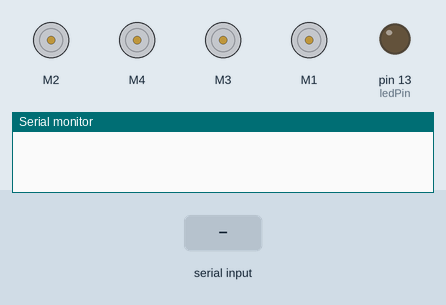
Bench run of a sketch on a simulated Arduino Uno, built with avr-gcc and run on an emulated ATmega328P. On the bench: 4 × DC motor (green arrow = forward, orange = backward, longer = faster), output pins drawn as LEDs (lit = HIGH), the last lines printed to the serial monitor. Inputs (shaded band) come from the test bench.

Above: at 1.2 s.
1.3 s: "f" received over Serial
At 1.9 s:
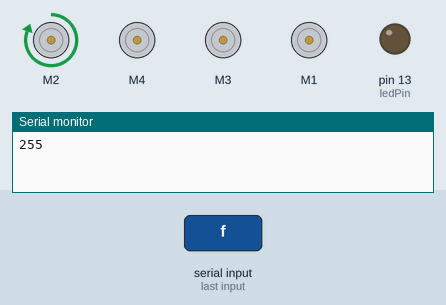
2.8 s: byte 100 ('d') received over Serial
At 3.1 s:
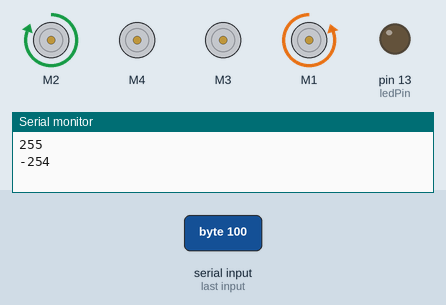
4.3 s: "s" received over Serial
At 5.4 s:
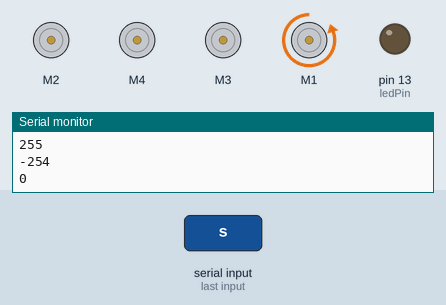
5.8 s: "b" received over Serial
At 6.6 s:
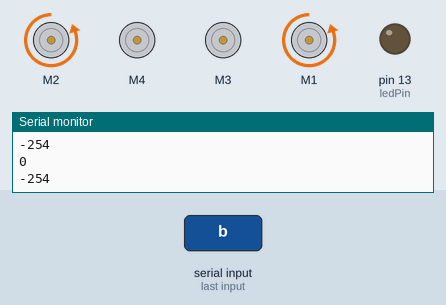
7.3 s: byte 110 ('n') received over Serial
At 7.7 s:
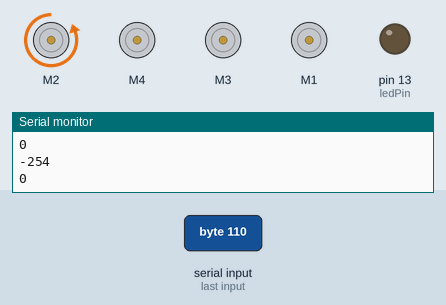
8.8 s: "r" received over Serial
At 10.0 s:
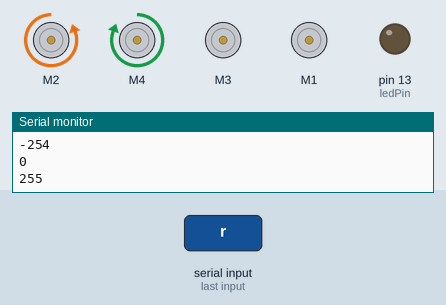
Timing chart, 0 to 11.3 s (numbered marks = the images above; inputs shaded):
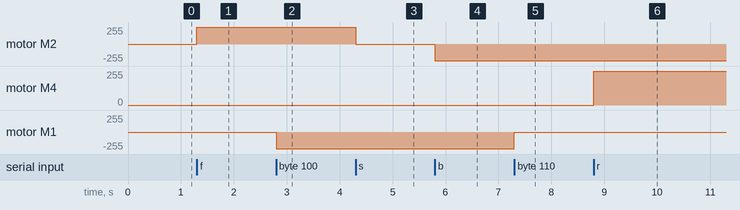

The sketch:

bts.ino
```cpp
#include <AFMotor.h>

AF_DCMotor front(2);
AF_DCMotor right(4);
AF_DCMotor left(3);
AF_DCMotor top(1);

const int ledPin=13;

void setup() {
 pinMode(ledPin,OUTPUT);
 Serial.begin(9600);

 front.run(RELEASE);
 right.run(RELEASE);
 left.run(RELEASE);
 top.run(RELEASE);
}

void runMotor(AF_DCMotor& mot, int input){
  /*
  String input;

  while(Serial.available()){
    char c = Serial.read();

    if(c == '\n'){
      break;
    }

    input += c;
  }

  int output = input.toInt();*/

  if(input == 0){
    mot.setSpeed(input);
    mot.run(RELEASE);
  }
  if(input < 0){
    mot.run(BACKWARD);
    mot.setSpeed(-input);
  }else{
    mot.run(FORWARD);
    mot.setSpeed(input);
  }

  Serial.println(input);
}

void loop() {
  while(Serial.available() > 0){
    int instruction = Serial.read();

    /*
    f = front forward
    b = front backward
    s = front stop

    r = right forward
    e = right backward
    o = right stop

    l = left forward
    t = left backward
    a = left stop

    u = top forward
    d = top backward
    n = top stop
    */

    if(instruction == 'f'){
      runMotor(front, 255);
    }else if(instruction == 'b'){
      runMotor(front, -254);
    }else if(instruction == 's'){
      runMotor(front, 0);
    }else if(instruction == 'r'){
      runMotor(right, 255);
    }else if(instruction == 'e'){
      runMotor(right, -254);
    }else if(instruction == 'o'){
      runMotor(right, 0);
    }else if(instruction == 'l'){
      runMotor(left, -254);
    }else if(instruction == 't'){
      runMotor(left, 255);
    }else if(instruction == 'a'){
      runMotor(left, 0);
    }else if(instruction == 'u'){
      runMotor(top, 255);
    }else if(instruction == 'd'){
      runMotor(top, -254);
    }else if(instruction == 'n'){
      runMotor(top, 0);
    }

  }
}
```

Measured:
- after the input at 1.3 s, motor M2: stopped → forward 255/255 at once
- after the input at 2.8 s, motor M1: stopped → backward 254/255 at once
- after the input at 4.3 s, motor M2: forward 255/255 → stopped at once
- after the input at 5.8 s, motor M2: stopped → backward 254/255 at once
- after the input at 7.3 s, motor M1: backward 254/255 → stopped at once
- after the input at 8.8 s, motor M4: stopped → forward 255/255 at once
